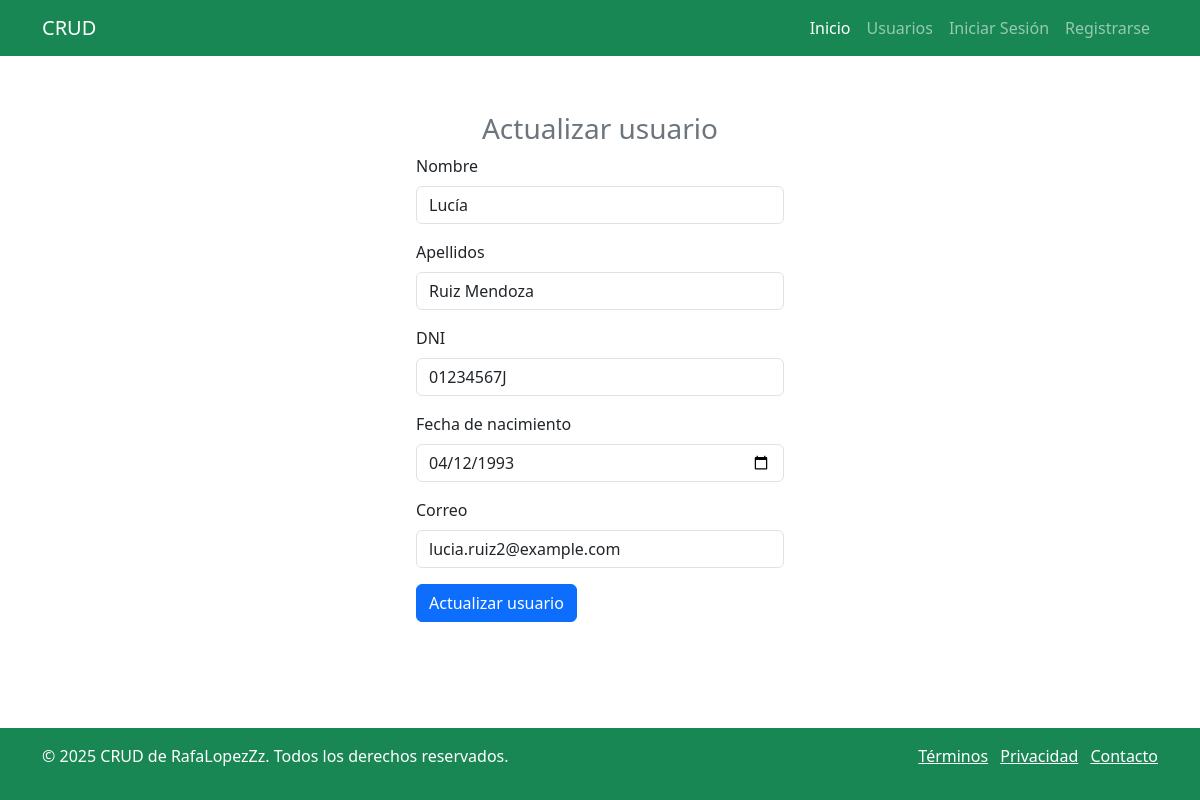
The app's page /views/crear_usuario_view.php?id=33 with its own data.
### tables this page shows
CREATE TABLE `usuarios` (
  `id` int(6) UNSIGNED NOT NULL,
  `nombre` varchar(50) NOT NULL,
  `apellidos` varchar(50) NOT NULL,
  `DNI` varchar(15) NOT NULL,
  `fecha_nacimiento` date DEFAULT NULL,
  `correo` varchar(50) DEFAULT NULL,
  `password` varchar(255) NOT NULL,
  `fecha_creacion` timestamp NOT NULL DEFAULT current_timestamp(),
  `rol` enum('USER','ADMIN') NOT NULL DEFAULT 'USER'
);

### views/crear_usuario_view.php (the view, shortened to what this page needs)
<?php
require_once __DIR__ . '/../models/conexion.php';
$id = $_GET['id'] ?? null;
$stmt = $conexion->prepare("SELECT * FROM usuarios WHERE id = ?");
$stmt->bind_param("i", $id);
$stmt->execute();
$result = $stmt->get_result();
$usuario = $result->fetch_assoc();
?>
<!DOCTYPE html>
<html lang="es">
<head>
    <link href="https://cdn.jsdelivr.net/npm/bootstrap@5.3.5/dist/css/bootstrap.min.css" rel="stylesheet">
</head>
<body class="d-flex flex-column min-vh-100">
    <header class="fixed-top bg-success text-white">
        <?php include __DIR__ . "/header.php"; ?>
    </header>
    <main class="flex-grow-1 pt-5 mt-5">
        <form class="col-4 p-3 m-auto" method="POST" action="../controllers/actualizar_usuario_controller.php">
            <h3 class="text-center text-secondary">Actualizar usuario</h3>
            <div class="mb-3">
                <label for="inputNombre" class="form-label">Nombre</label>
                <input type="text" class="form-control" name="nombre" value="<?php echo htmlspecialchars($usuario['nombre']); ?>" required>
            </div>
            <div class="mb-3">
                <label for="inputApellidos" class="form-label">Apellidos</label>
                <input type="text" class="form-control" name="apellidos" value="<?php echo htmlspecialchars($usuario['apellidos']); ?>" required>
            </div>
            <div class="mb-3">
                <label for="inputDNI" class="form-label">DNI</label>
                <input type="text" class="form-control" name="DNI" value="<?php echo htmlspecialchars($usuario['DNI']); ?>" required>
            </div>
            <div class="mb-3">
                <label for="inputFecha" class="form-label">Fecha de nacimiento</label>
                <input type="date" class="form-control" name="fecha_nacimiento" value="<?php echo $usuario['fecha_nacimiento']; ?>" required>
            </div>
            <div class="mb-3">
                <label for="inputEmail" class="form-label">Correo</label>
                <input type="email" class="form-control" name="correo" value="<?php echo htmlspecialchars($usuario['correo']); ?>" required>
            </div>
            <button type="submit" class="btn btn-primary" name="btnactualizar" value="ok">Actualizar usuario</button>
        </form>
    </main>
    <footer class="mt-auto bg-success text-white py-3">
        <?php include __DIR__ . "/footer.php"; ?>
    </footer>
</body>
</html>

### records on screen
usuarios: nombre "Lucía", apellidos "Ruiz Mendoza", DNI "01234567J", fecha_nacimiento "04/12/1993", correo "lucia.ruiz2@example.com"
